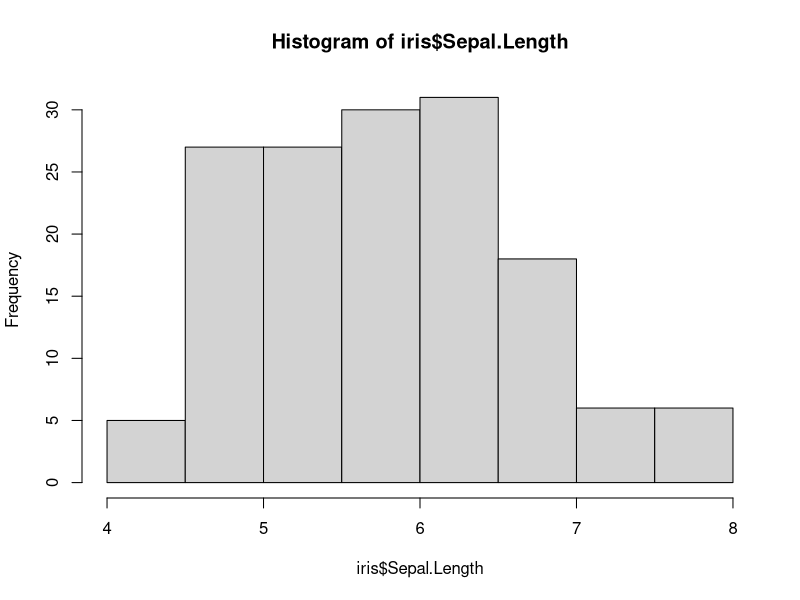
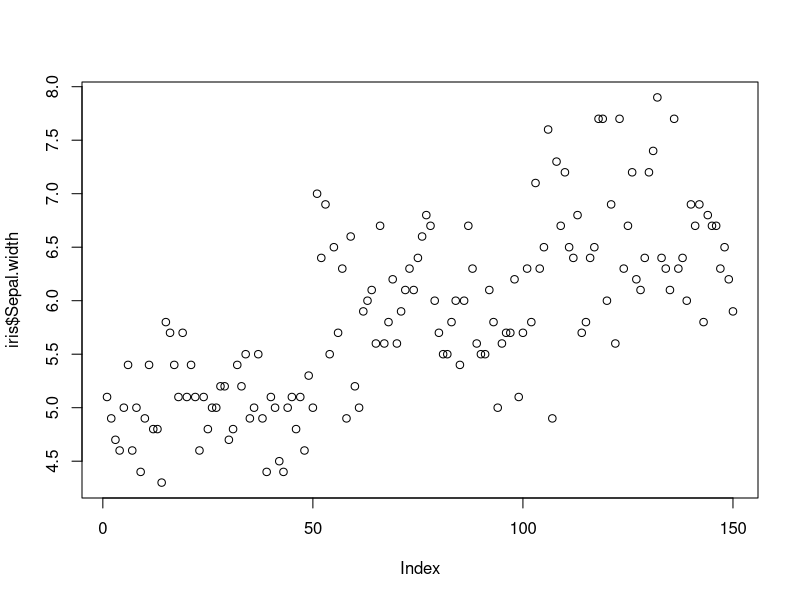

Here is the R script that generated these plots, in order:
## ---- chunk 1
knitr::opts_chunk$set(echo = TRUE)
## ---- chunk 2
str(iris)
summary(iris)
## ---- chunk 3
hist(iris$Sepal.Length)
## ---- chunk 4
plot(x=iris$Sepal.Length,
            y=iris$Sepal.width)
